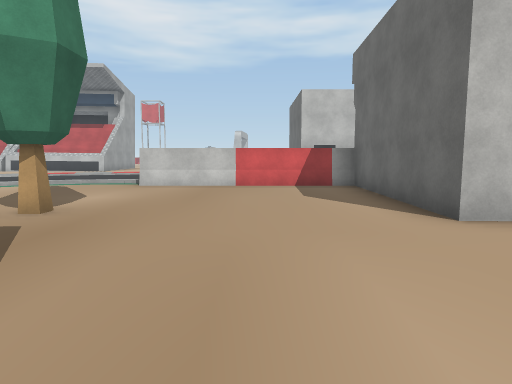
[1] (above)

23 first-person views from a walk through a 3-D level made in the Unity game engine. The camera is 1.5 m above the floor, tilts 6° down and sees 75° across. The floor is counted in squares, 2 m on a side. Each view is taken from the middle of a square. On the plan, view 1 faces up. The plan holds only what a view shows up to about 11 squares ahead; the rest is blank. The place goes on beyond the plan. Some surface patterns are stand-ins.

[2]
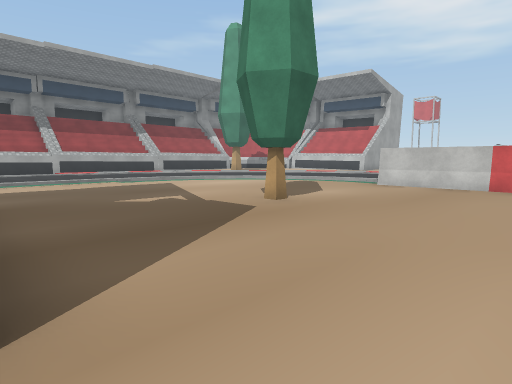

[3]
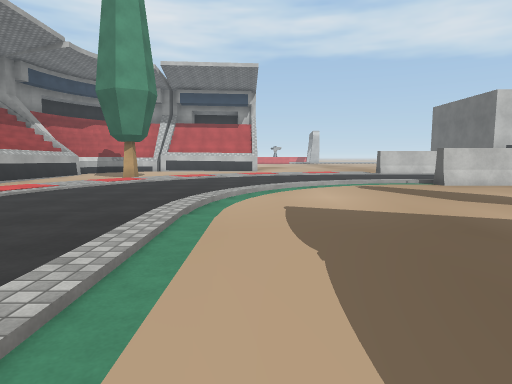

[4]
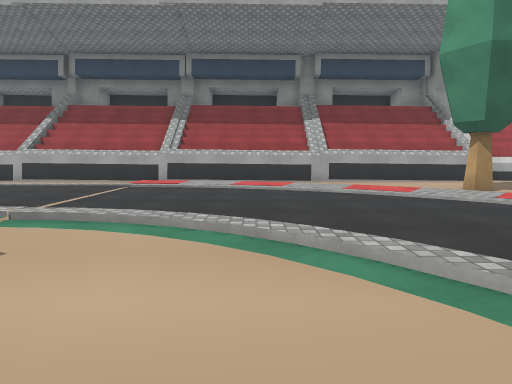

[5]
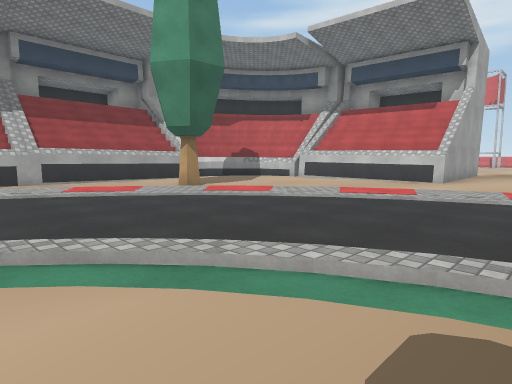

[6]
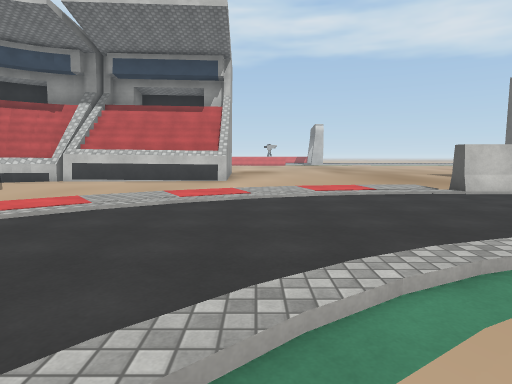

[7]
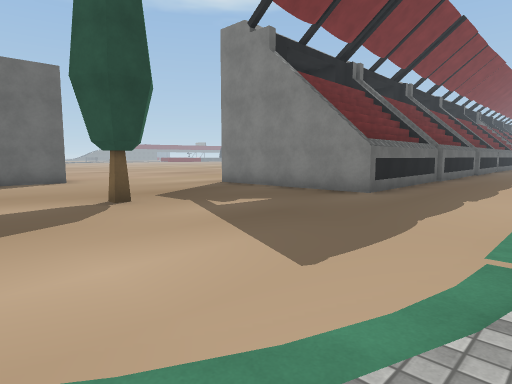

[8]
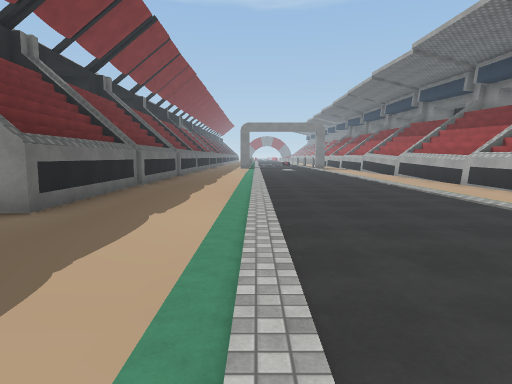

[9]
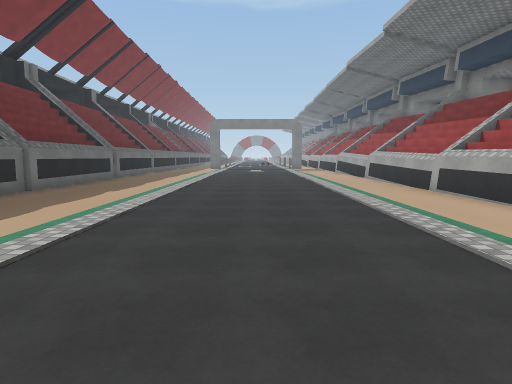

[10]
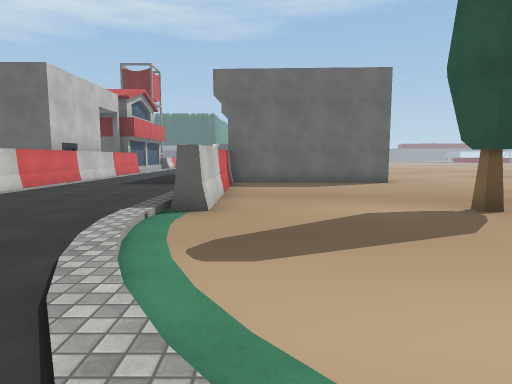

[11]
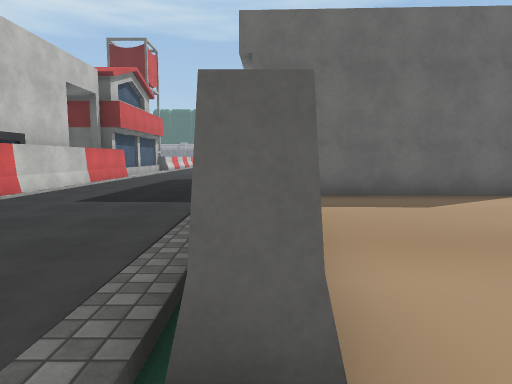

[12]
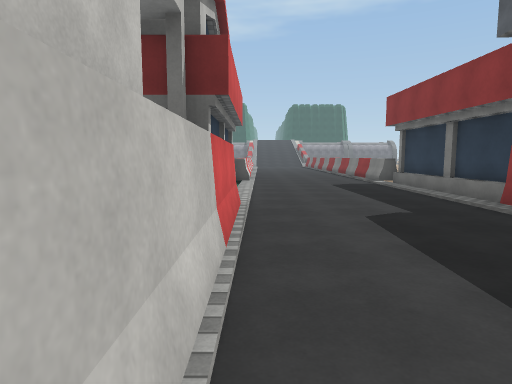

[13]
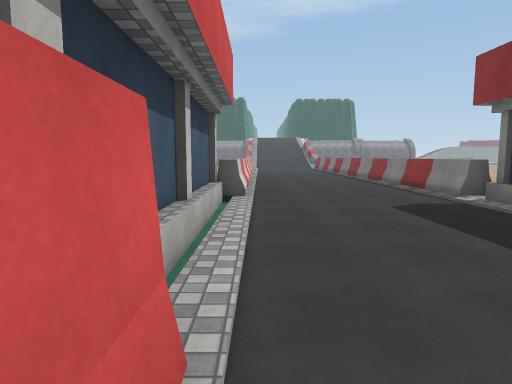

[14]
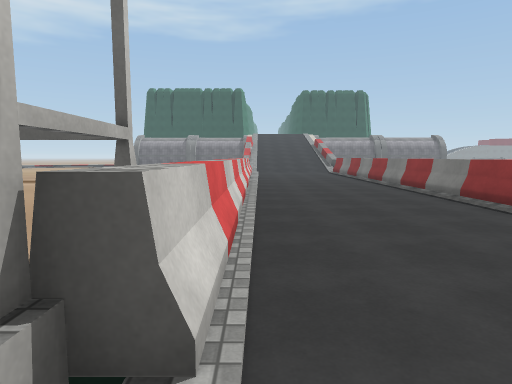

[15]
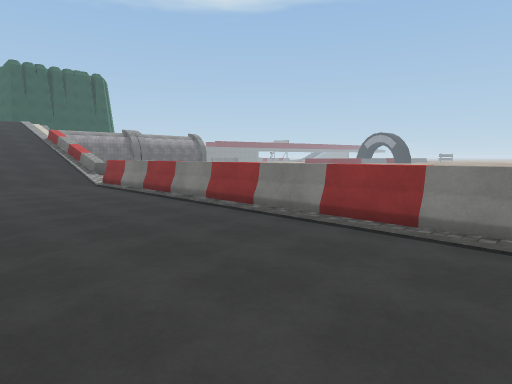

[16]
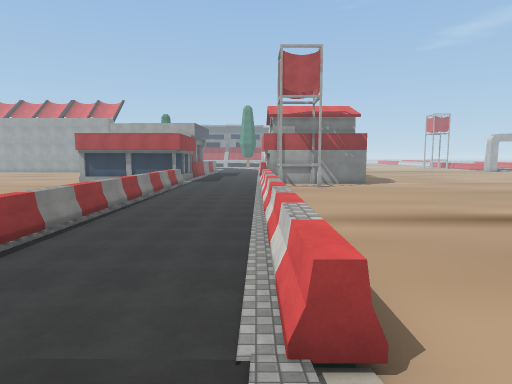

[17]
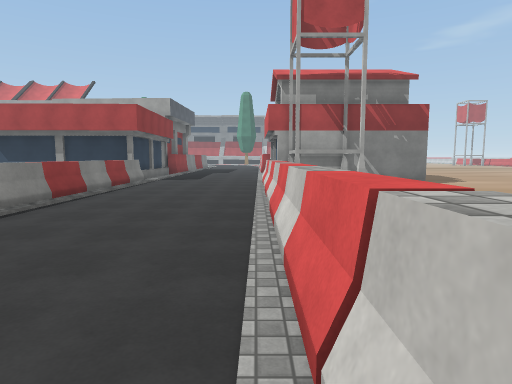

[18]
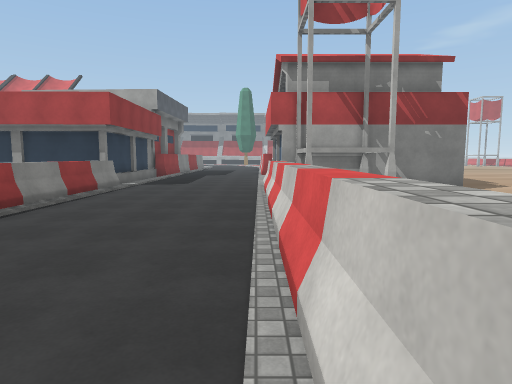

[19]
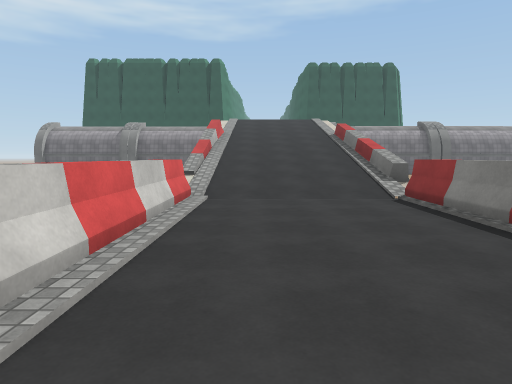

[20]
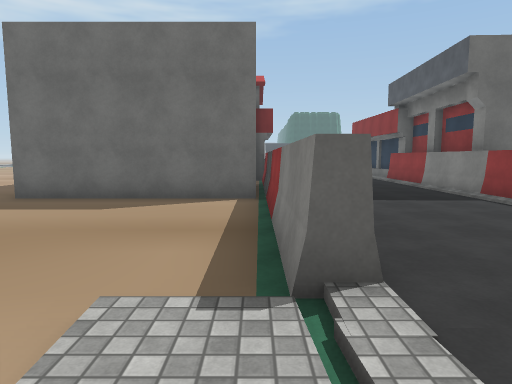

[21]
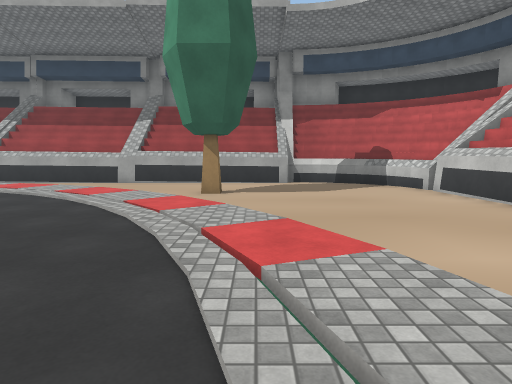

[22]
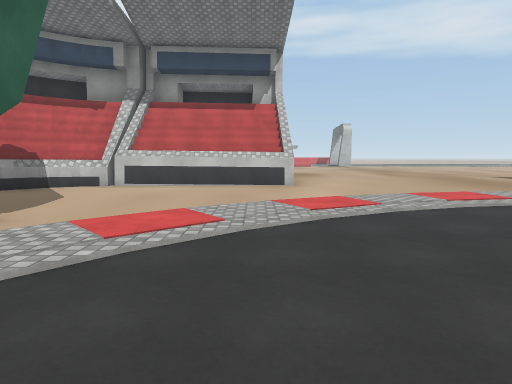

[23]
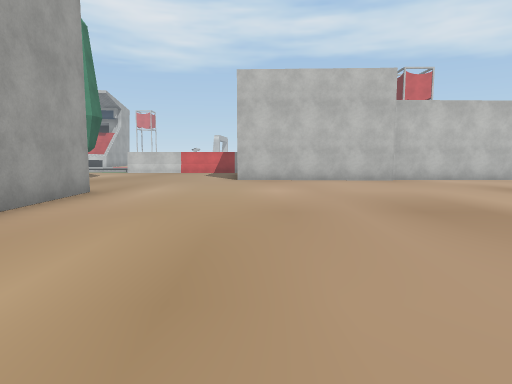

### Floor plan
Key: @ floor where view 1 was taken; # wall or solid block; x gap in a wall; . main floor; : floor 0.25 m higher than the main floor; / step, stairs or slope; = window, fence, low wall or low ledge; ^ raised ledge; G garage; T tree.
Columns run from 16 left of view 1 to 30 right of it. Each row starts with its distance up from view 1.
 18   #######.........#         #     ......
 17  #^#..............#         #   .........
 16 #^................#         # #.. .........
 15 #.........../.....#         # .   ..........
 14 #.......//::/################=========.====#
 13 #....../://..///////////....///////////////////
 12 #..T./:/...................................////
 11 #.../:/....................................////
 10 #...//.....................................////
  9 #..//.....//.########G#######==============x#^#
  8 #..:/..../.........# G      #.
  7 #.//..../..........#        #
  6 #.//...............#        #
  5 #.//.../.....T.....#
  4 #.//:::/...........#########
  3 #. /:::/....................
  2 #. /:::/...................
  1 #. /:::/..................
  0 #../:::/...#####@.........
 -1 #../:::/...#   #.........
 -2 #../:::/...#   #........
 -3 #../:::/...#    .......
 -4 #../:::/...#    .......
 -5 #../:::/...#     .....
 -6 #../:::/...#      ...
 -7 #../:::/...#       .
 -8 #../:::/...#

Where each view was taken, in squares from view 1:
view 1: 0 up, 0 right, facing up
view 2: 0 up, 1 right, facing up-left
view 3: 0 up, 8 left, facing up
view 4: 7 up, 5 left, facing left
view 5: 7 up, 5 left, facing up-left
view 6: 7 up, 7 left, facing up
view 7: 7 up, 9 left, facing down-right
view 8: 5 up, 9 left, facing down
view 9: 3 up, 11 left, facing down
view 10: 8 up, 8 left, facing right
view 11: 9 up, 4 left, facing right
view 12: 13 up, 2 right, facing right
view 13: 13 up, 6 right, facing right
view 14: 13 up, 11 right, facing right
view 15: 13 up, 17 right, facing down-right
view 16: 13 up, 29 right, facing left
view 17: 13 up, 23 right, facing left
view 18: 13 up, 21 right, facing left
view 19: 12 up, 21 right, facing right
view 20: 14 up, 5 left, facing right
view 21: 13 up, 5 left, facing left
view 22: 8 up, 9 left, facing up
view 23: 7 down, 3 right, facing up
